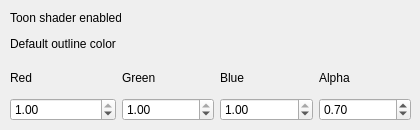
     <widget class="QWidget" name="tab_5">
      <attribute name="title">
       <string>Toon</string>
      </attribute>
      <widget class="QLabel" name="label_18">
       <property name="geometry">
        <rect>
         <x>10</x>
         <y>10</y>
         <width>111</width>
         <height>16</height>
        </rect>
       </property>
       <property name="text">
        <string>Toon shader enabled!</string>
       </property>
      </widget>
      <widget class="QWidget" name="layoutWidget">
       <property name="geometry">
        <rect>
         <x>10</x>
         <y>30</y>
         <width>401</width>
         <height>91</height>
        </rect>
       </property>
       <layout class="QGridLayout" name="gridLayout_2">
        <item row="2" column="1">
         <widget class="QDoubleSpinBox" name="outlineSpinBoxG">
          <property name="maximum">
           <double>1.000000000000000</double>
          </property>
          <property name="singleStep">
           <double>0.010000000000000</double>
          </property>
          <property name="value">
           <double>1.000000000000000</double>
          </property>
         </widget>
        </item>
        <item row="2" column="0">
         <widget class="QDoubleSpinBox" name="outlineSpinBoxR">
          <property name="maximum">
           <double>1.000000000000000</double>
          </property>
          <property name="singleStep">
           <double>0.010000000000000</double>
          </property>
          <property name="value">
           <double>1.000000000000000</double>
          </property>
         </widget>
        </item>
        <item row="2" column="3">
         <widget class="QDoubleSpinBox" name="outlineSpinBoxA">
          <property name="maximum">
           <double>1.000000000000000</double>
          </property>
          <property name="singleStep">
           <double>0.010000000000000</double>
          </property>
          <property name="value">
           <double>0.700000000000000</double>
          </property>
         </widget>
        </item>
        <item row="2" column="2">
         <widget class="QDoubleSpinBox" name="outlineSpinBoxB">
          <property name="maximum">
           <double>1.000000000000000</double>
          </property>
          <property name="singleStep">
           <double>0.010000000000000</double>
          </property>
          <property name="value">
           <double>1.000000000000000</double>
          </property>
         </widget>
        </item>
        <item row="0" column="0">
         <widget class="QLabel" name="label_23">
          <property name="text">
           <string>Default outline color</string>
          </property>
         </widget>
        </item>
        <item row="1" column="0">
         <widget class="QLabel" name="label_36">
          <property name="text">
           <string>Red</string>
          </property>
         </widget>
        </item>
        <item row="1" column="1">
         <widget class="QLabel" name="label_37">
          <property name="text">
           <string>Green</string>
          </property>
         </widget>
        </item>
        <item row="1" column="2">
         <widget class="QLabel" name="label_38">
          <property name="text">
           <string>Blue</string>
          </property>
         </widget>
        </item>
        <item row="1" column="3">
         <widget class="QLabel" name="label_39">
          <property name="text">
           <string>Alpha</string>
          </property>
         </widget>
        </item>
       </layout>
      </widget>
     </widget>
